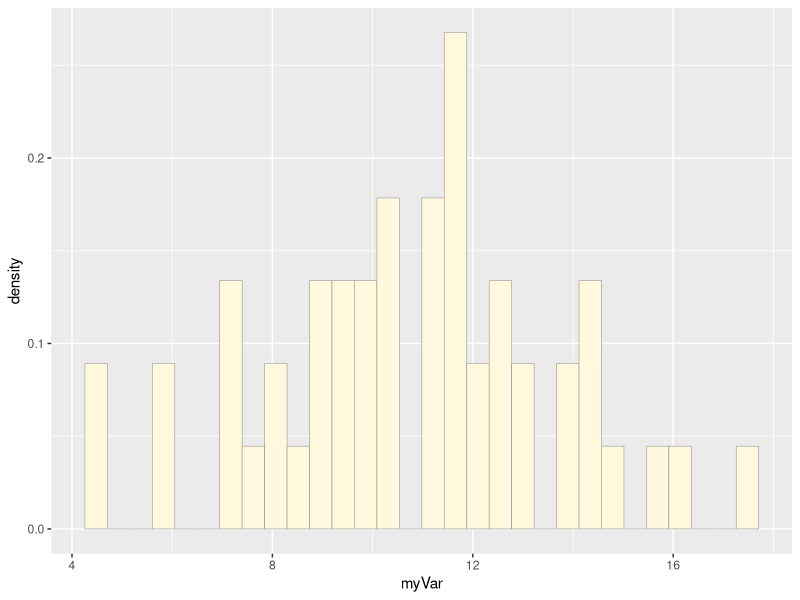
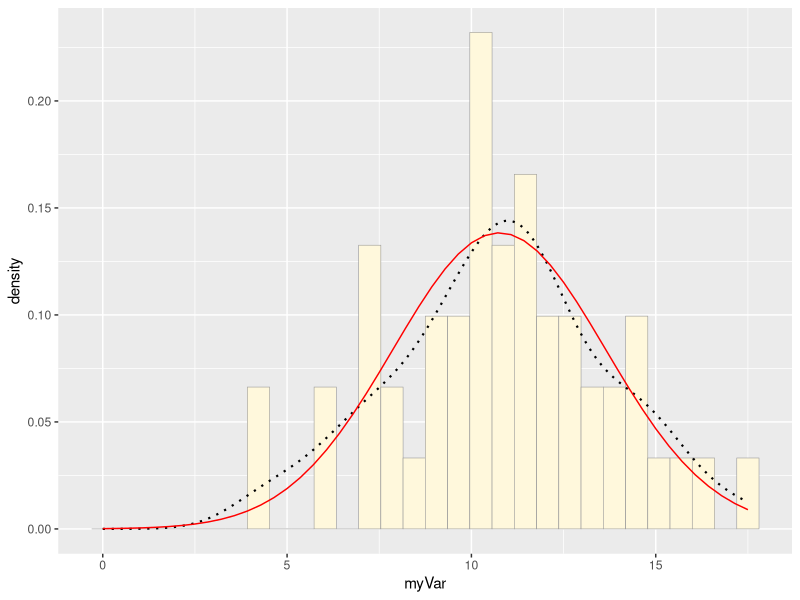
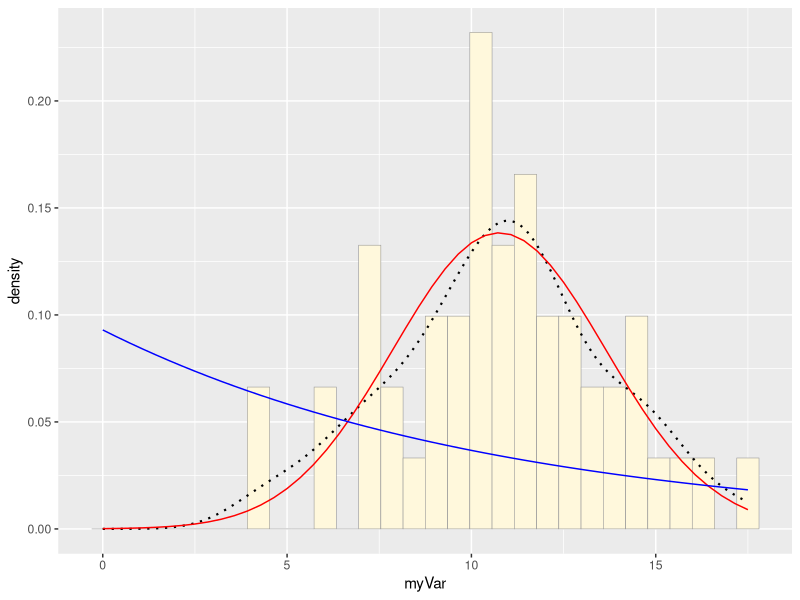
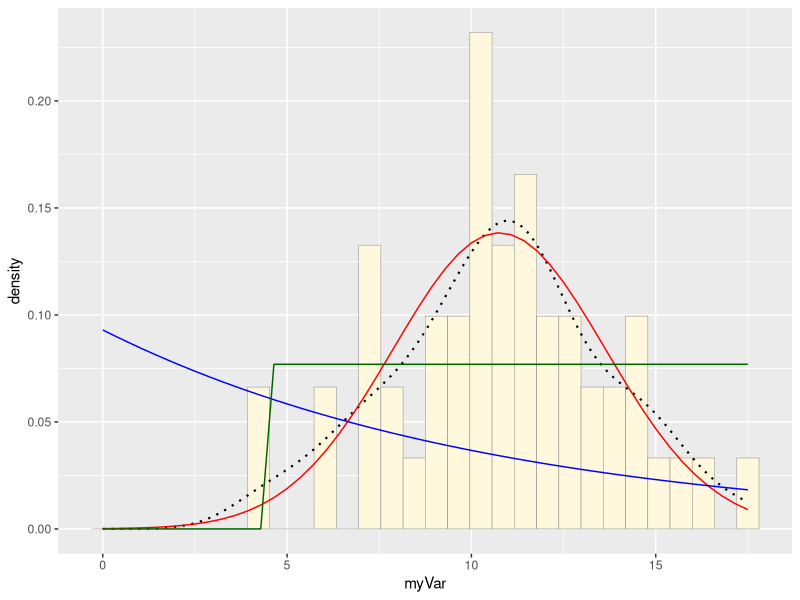
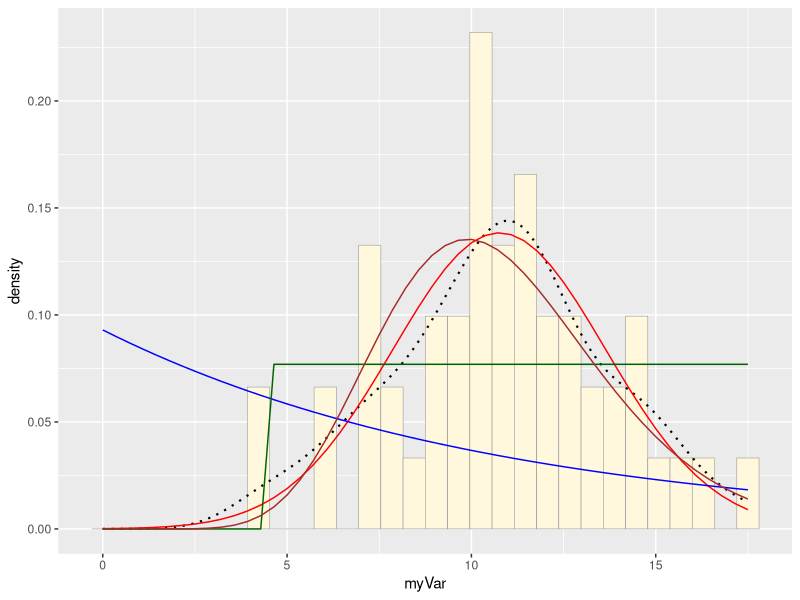
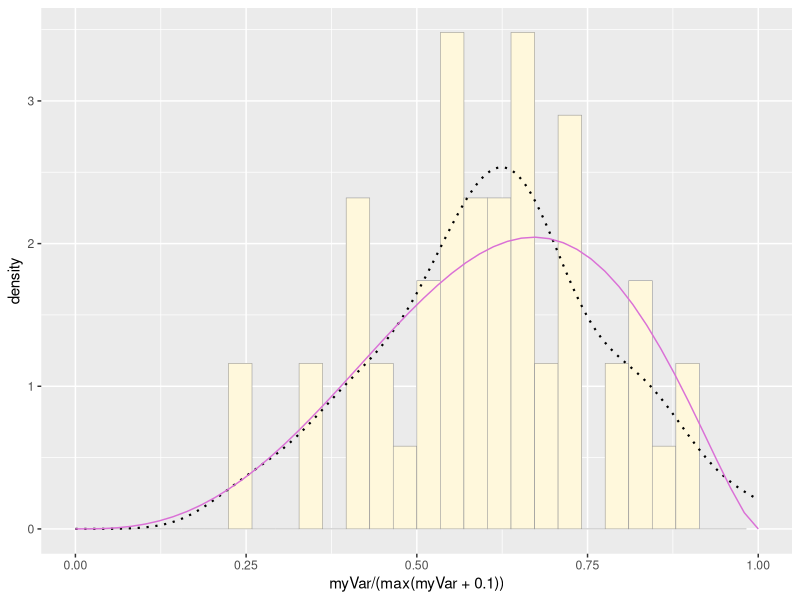
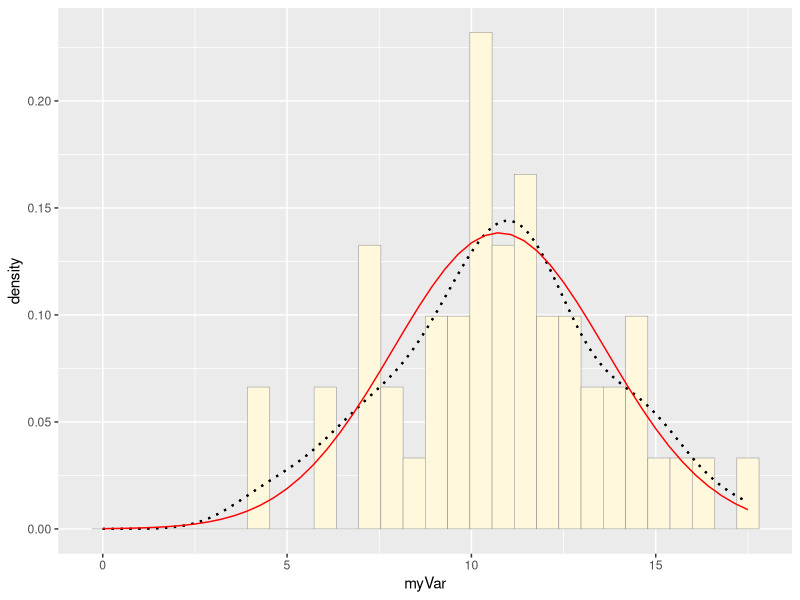
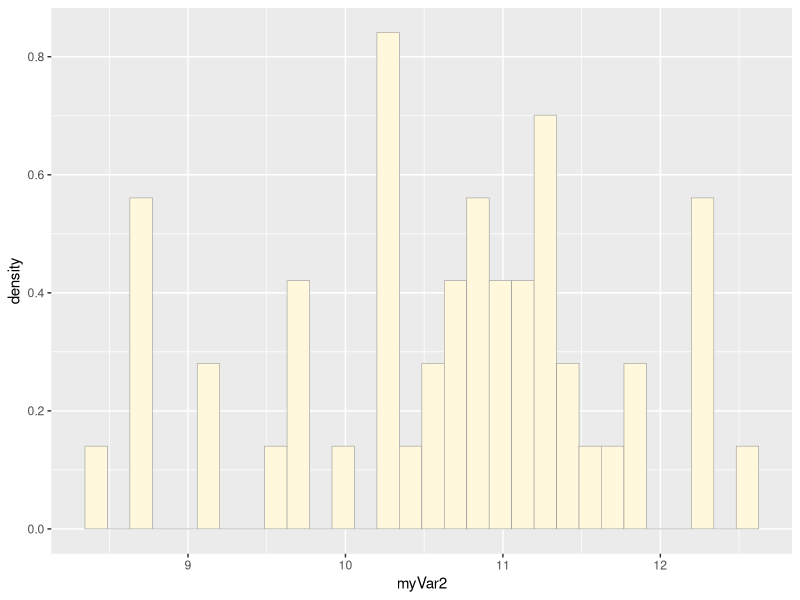

These figures' R source, in order:
## ---- chunk 1
library(ggplot2)
library(MASS) 
## ---- chunk 2
z <- read.table("Athyrium_VT_Pinnae.csv",header=TRUE,sep=",", stringsAsFactors=FALSE)
names(z) <- list("myVar")
str(z)
summary(z)
## ---- chunk 3
p1 <- ggplot(data=z, aes(x=myVar, y=..density..)) +
  geom_histogram(color="grey60",fill="cornsilk",size=0.2) 
print(p1)
## ---- chunk 4
# Plot `normal` probability density 
normPars <- fitdistr(z$myVar,"normal")
print(normPars)
str(normPars)
normPars$estimate["mean"]

p1 <-  p1 +  geom_density(linetype="dotted",size=0.75)

meanML <- normPars$estimate["mean"]
sdML <- normPars$estimate["sd"]

xval <- seq(0,max(z$myVar),len=length(z$myVar))

stat <- stat_function(aes(x = xval, y = ..y..), fun = dnorm, colour="red", n = length(z$myVar), args = list(mean = meanML, sd = sdML))
p1 + stat

# Plot `exponential` probability density 
expoPars <- fitdistr(z$myVar,"exponential")
rateML <- expoPars$estimate["rate"]

stat2 <- stat_function(aes(x = xval, y = ..y..), fun = dexp, colour="blue", n = length(z$myVar), args = list(rate=rateML))
p1 + stat + stat2

# Plot `uniform` probability density 
stat3 <- stat_function(aes(x = xval, y = ..y..), fun = dunif, colour="darkgreen", n = length(z$myVar), args = list(min=min(z$myVar), max=max(z$myVar)))
p1 + stat + stat2 + stat3

# Plot `gamma` probability density 
gammaPars <- fitdistr(z$myVar,"gamma")
shapeML <- gammaPars$estimate["shape"]
rateML <- gammaPars$estimate["rate"]

stat4 <- stat_function(aes(x = xval, y = ..y..), fun = dgamma, colour="brown", n = length(z$myVar), args = list(shape=shapeML, rate=rateML))
p1 + stat + stat2 + stat3 + stat4
## ---- chunk 5
pSpecial <- ggplot(data=z, aes(x=myVar/(max(myVar + 0.1)), y=..density..)) +
  geom_histogram(color="grey60",fill="cornsilk",size=0.2) + 
  xlim(c(0,1)) +
  geom_density(size=0.75,linetype="dotted")

betaPars <- fitdistr(x=z$myVar/max(z$myVar + 0.1),start=list(shape1=1,shape2=2),"beta")
shape1ML <- betaPars$estimate["shape1"]
shape2ML <- betaPars$estimate["shape2"]

statSpecial <- stat_function(aes(x = xval, y = ..y..), fun = dbeta, colour="orchid", n = length(z$myVar), args = list(shape1=shape1ML,shape2=shape2ML))
pSpecial + statSpecial
## ---- chunk 6
p1 <-  p1 +  geom_density(linetype="dotted",size=0.75)
p1 + stat
## ---- chunk 7
z2 <- rnorm(n=50,mean=10.75)
z2 <- data.frame(1:50,z2)
names(z2) <- list("ID","myVar2")
z2 <- z2[z2$myVar2>0,]
print(z2)
str(z2)
summary(z2$myVar2)
## ---- chunk 8
# Plot histogram of data 
p2 <- ggplot(data=z2, aes(x=myVar2, y=..density..)) +
  geom_histogram(color="grey60",fill="cornsilk",size=0.2) 
print(p2)

# Add empirical density curve 
p2 <-  p2 +  geom_density(linetype="dotted",size=0.75)
print(p2)

# Get maximum likelihood parameters for `normal`
normPars2 <- fitdistr(z2$myVar2,"normal")
print(normPars2)
str(normPars2)
normPars2$meanML2 <- normPars2$estimate["mean"]
sdML2 <- normPars2$estimate["sd"]

meanML2 <- normPars2$estimate["mean"]
sdML2 <- normPars2$estimate["sd"]

xval2 <- seq(min(z2$myVar2),max(z2$myVar2),len=length(z2$myVar2))

stat2 <- stat_function(aes(x = xval2, y = ..y..), fun = dnorm, colour="red", n = length(z2$myVar2), args = list(mean = meanML2, sd = sdML2))
p2 + stat2 

## ---- chunk 9
p1 <-  p1 +  geom_density(linetype="dotted",size=0.75)
p1 + stat
